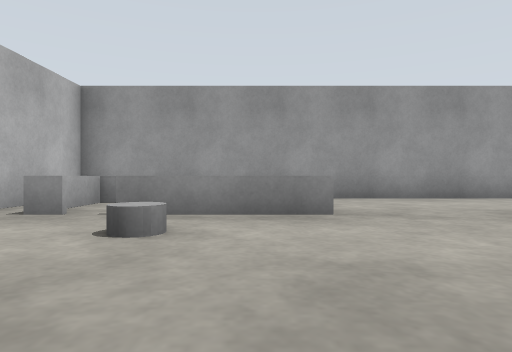
[1] (above)

24 first-person views from a walk through a robot-simulator world made for Gazebo. The camera is 0.5 m above the floor, looks level and sees 75° across. The floor is counted in squares, 1 m on a side. Each view is taken from the middle of a square. On the plan, view 1 faces up. The plan holds only what a view shows up to about 9 squares ahead; the rest is blank. The place goes on beyond the plan.

[2]
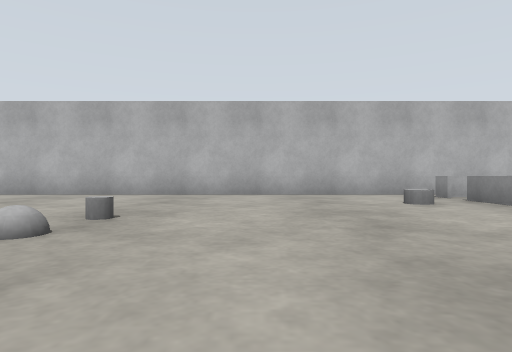

[3]
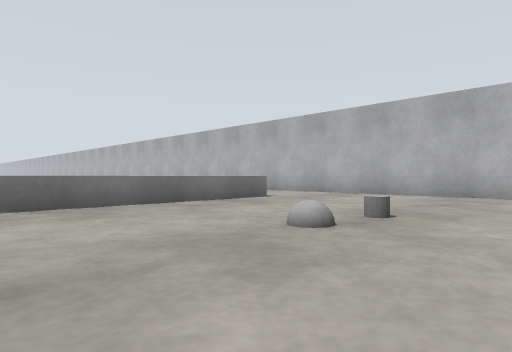

[4]
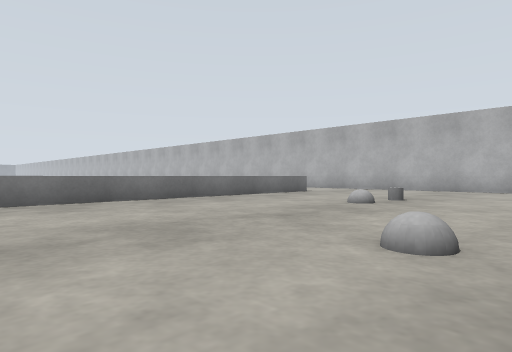

[5]
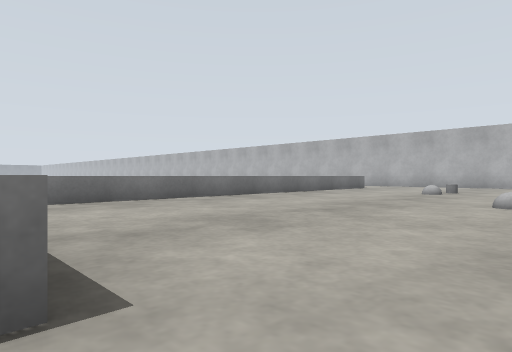

[6]
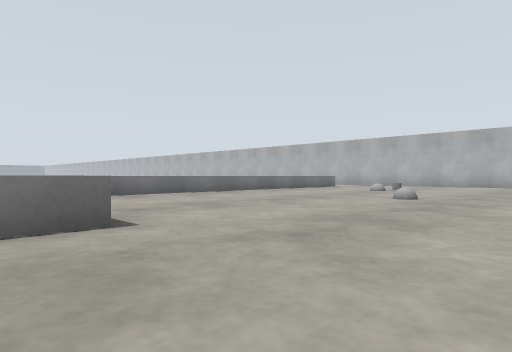

[7]
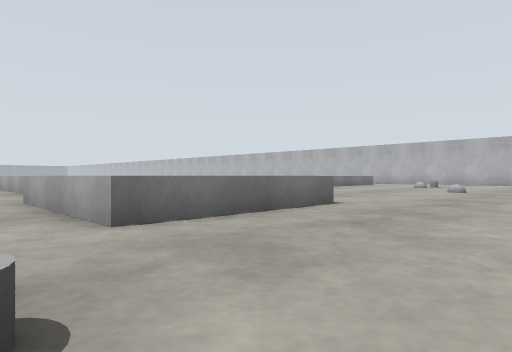

[8]
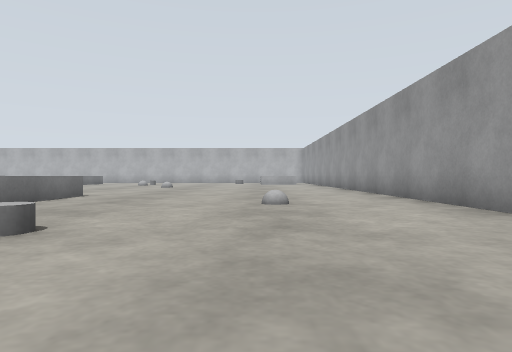

[9]
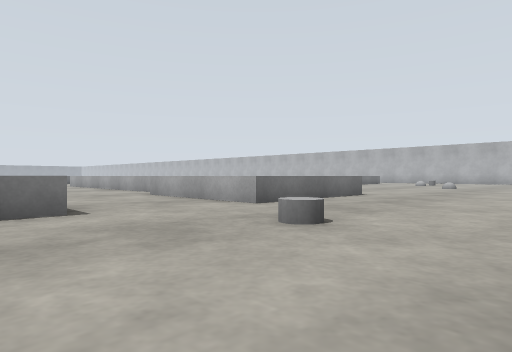

[10]
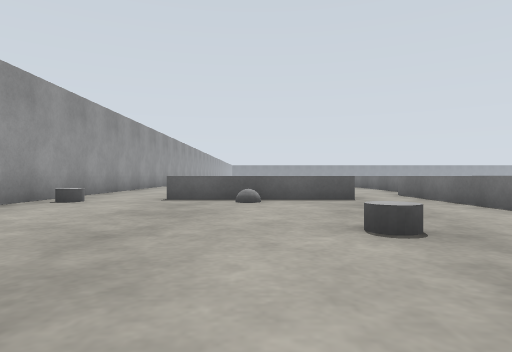

[11]
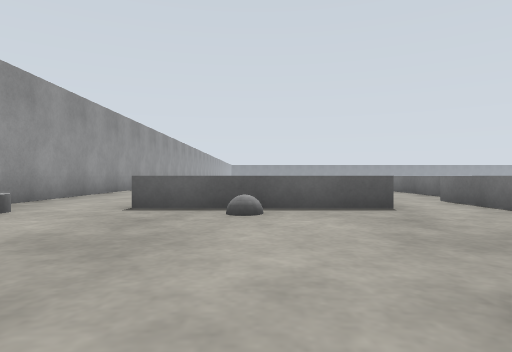

[12]
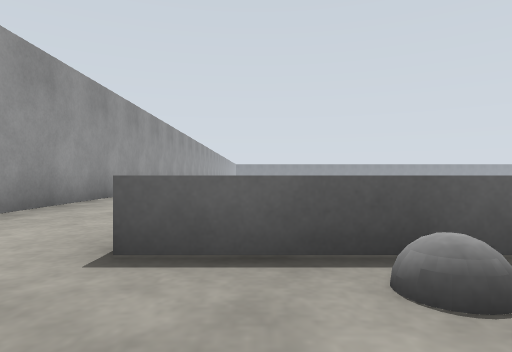

[13]
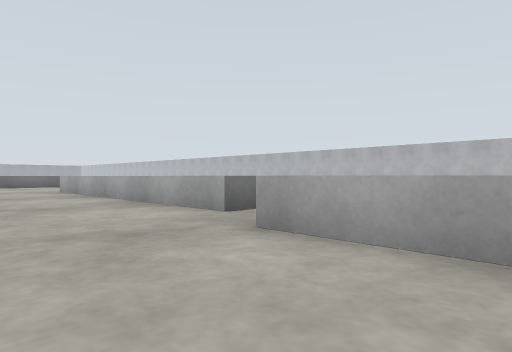

[14]
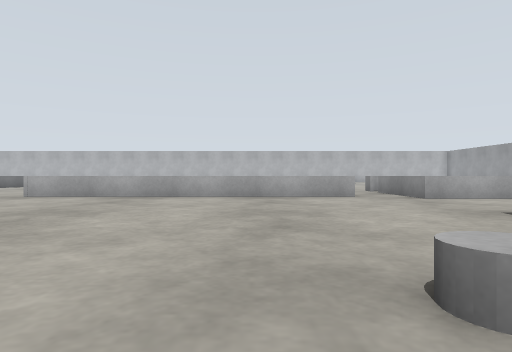

[15]
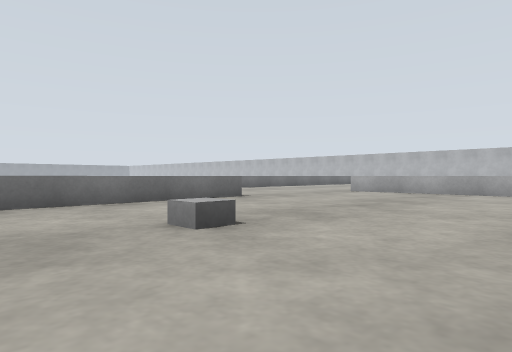

[16]
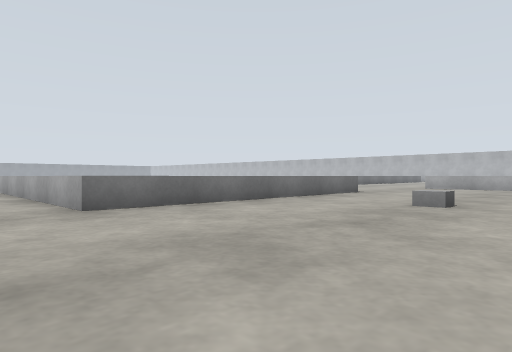

[17]
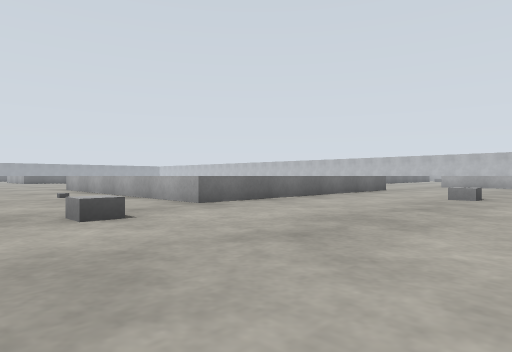

[18]
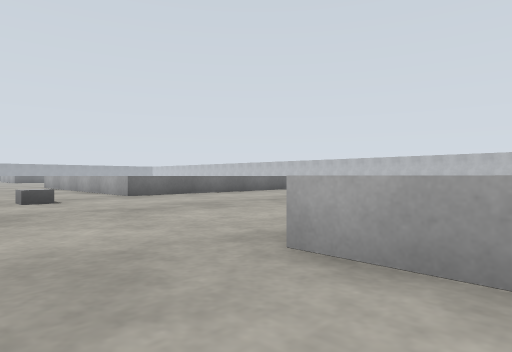

[19]
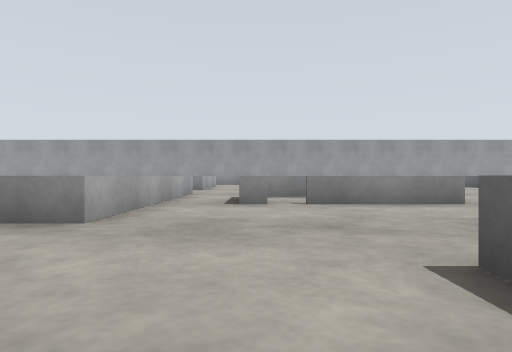

[20]
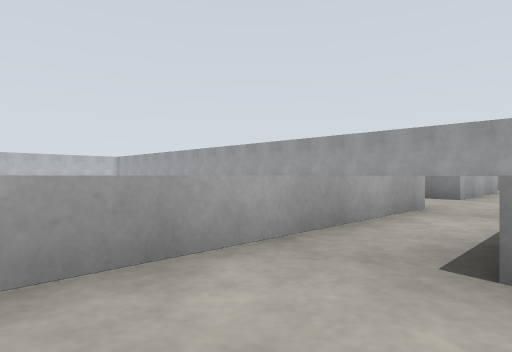

[21]
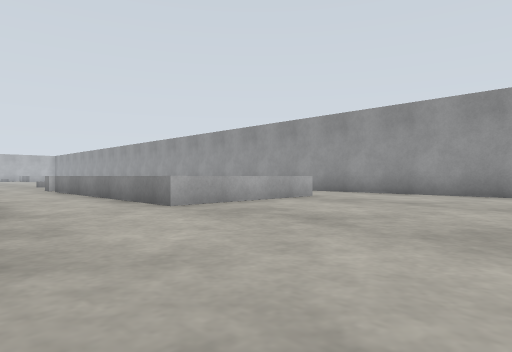

[22]
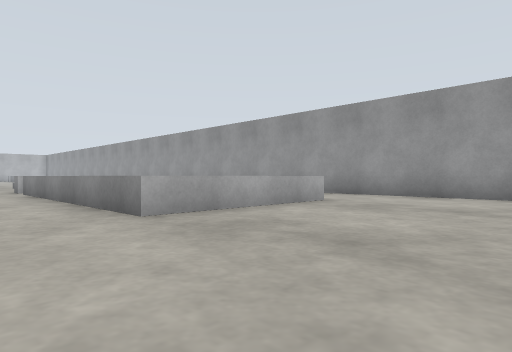

[23]
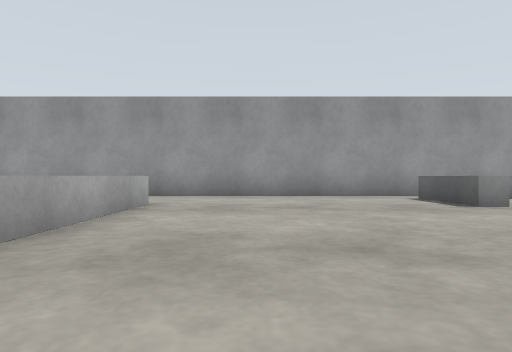

[24]
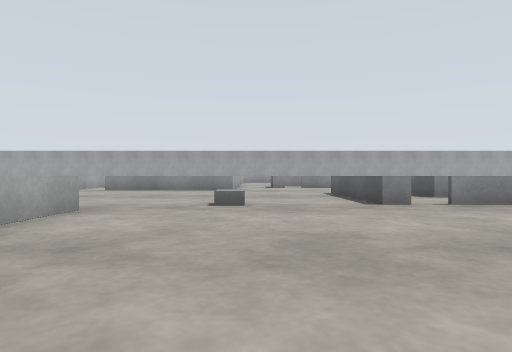

### Floor plan
Key: @ floor where view 1 was taken; # wall or solid block; . floor; = window, fence, low wall or low ledge; C grey cylinder; B grey ball; G grey box; O other object.
Columns run from 4 left of view 1 to 34 right of it. Each row starts with its distance up from view 1.
  8  ##########    #####      #############
  7 #     ....     ....... .#C..... .......
  6 #=====....     ...............  .......
  5 #=###=...      ..........=========.....
  4 #=====..       ...B......=       =.....
  3 #..C....     ...........B=       =.....
  2 #....................C...=       =.....
  1 #........................=.=======.....
  0 #...@.....B.....=====..................
 -1 #...............=#=#=..=====...........
 -2 #....CB.........=#=#=..=#=#=======.....
 -3 #...............=###=..=   =     =.====
 -4 #...............=====..   #=     =.=###
 -5 #...............  ...... ===     =.====
 -6 #. =================.....    ==  =.....
 -7 #                  =......C  =====.....
 -8                 ====..........  ......
 -9                    =................=
-10                    =................= =
-11                    =.......G........= =
-12                    =................=..
-13                   ==..............G.=.=
-14                   ..   =========.......
-15                            ####=......
-16                            =====......
-17                            =#  =.....
-18                                =.O..
-19                                =...
-20                                =

Positions as (right, up) in squares from view 1, and headings:
1: (0, 0), facing up
2: (5, 0), facing left
3: (5, 0), facing down-left
4: (8, 1), facing down-left
5: (12, 1), facing down-left
6: (13, 3), facing down-left
7: (17, 3), facing down-left
8: (20, 4), facing left
9: (20, 4), facing down-left
10: (14, 3), facing right
11: (16, 3), facing right
12: (19, 4), facing right
13: (18, -2), facing down-left
14: (23, -8), facing left
15: (25, -8), facing down-left
16: (29, -9), facing down-left
17: (31, -9), facing down-left
18: (31, -6), facing down-left
19: (31, -11), facing up
20: (31, -7), facing up-left
21: (34, -2), facing up-left
22: (33, -1), facing up-left
23: (31, -1), facing up
24: (30, -19), facing up
